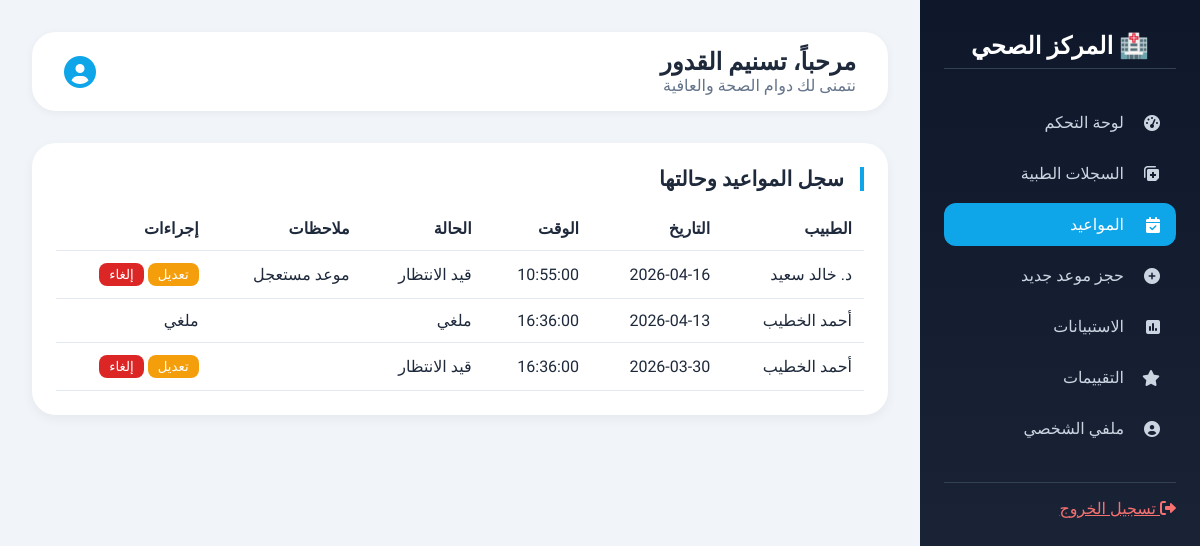
The page /Patient/patient_dashboard.php?page=appointments (signed in) on the database its author committed.
### tables this page shows
CREATE TABLE `appointments` (
  `id` int NOT NULL,
  `patient_id` int NOT NULL,
  `doctor_name` varchar(100) NOT NULL,
  `appointment_date` date NOT NULL,
  `appointment_time` time NOT NULL,
  `status` enum('pending','confirmed','cancelled','completed') DEFAULT 'pending',
  `notes` text,
  `created_at` timestamp NOT NULL DEFAULT CURRENT_TIMESTAMP
);

### patient/modules/appointments.php (the view, shortened to what this page needs)
<div class="card" style="background: white; border-radius: 24px; padding: 1.5rem; box-shadow: 0 4px 12px rgba(0,0,0,0.05);">
    <h3 class="card-title" style="font-size: 1.3rem; margin-bottom: 1rem; border-right: 4px solid #0ea5e9; padding-right: 1rem;">سجل المواعيد وحالتها</h3>
    <?php if (empty($appointments_list)): ?>
        <p>لا توجد مواعيد مسجلة.</p>
    <?php else: ?>
        <div style="overflow-x: auto;">
            <table style="width: 100%; border-collapse: collapse;">
                <thead>
                    <tr><th style="padding: 12px; text-align: right; border-bottom: 1px solid #e2e8f0;">الطبيب</th><th style="padding: 12px; text-align: right; border-bottom: 1px solid #e2e8f0;">التاريخ</th><th style="padding: 12px; text-align: right; border-bottom: 1px solid #e2e8f0;">الوقت</th><th style="padding: 12px; text-align: right; border-bottom: 1px solid #e2e8f0;">الحالة</th><th style="padding: 12px; text-align: right; border-bottom: 1px solid #e2e8f0;">ملاحظات</th><th style="padding: 12px; text-align: right; border-bottom: 1px solid #e2e8f0;">إجراءات</th></tr>
                </thead>
                <tbody>
                    <?php foreach ($appointments_list as $app): ?>
                    <tr>
                        <td style="padding: 12px; border-bottom: 1px solid #e2e8f0;"><?= htmlspecialchars($app['doctor_name']) ?></td>
                        <td style="padding: 12px; border-bottom: 1px solid #e2e8f0;"><?= htmlspecialchars($app['appointment_date']) ?></td>
                        <td style="padding: 12px; border-bottom: 1px solid #e2e8f0;"><?= htmlspecialchars($app['appointment_time']) ?></td>
                        <td style="padding: 12px; border-bottom: 1px solid #e2e8f0;" class="status-<?= $app['status'] ?>"><?= ['pending'=>'قيد الانتظار', 'confirmed'=>'مؤكد', 'cancelled'=>'ملغي', 'completed'=>'مكتمل'][$app['status']] ?? $app['status'] ?></td>
                        <td style="padding: 12px; border-bottom: 1px solid #e2e8f0;"><?= htmlspecialchars($app['notes']) ?></td>
                        <td style="padding: 12px; border-bottom: 1px solid #e2e8f0;">
                            <?php if ($app['status'] != 'cancelled'): ?>
                                <button onclick="editAppointment(<?= $app['id'] ?>, '<?= $app['appointment_date'] ?>', '<?= $app['appointment_time'] ?>', '<?= addslashes($app['notes']) ?>')" style="background:#f59e0b; color:white; border:none; padding:4px 10px; border-radius:8px;">تعديل</button>
                                <button onclick="cancelAppointment(<?= $app['id'] ?>)" style="background:#dc2626; color:white; border:none; padding:4px 10px; border-radius:8px;">إلغاء</button>
                            <?php else: ?>
                                <span>ملغي</span>
                            <?php endif; ?>
                        </td>
                    </tr>
                    <?php endforeach; ?>
                </tbody>
            </table>
        </div>
    <?php endif; ?>
</div>

### patient/patient_dashboard.php (style rules this page uses)
* { margin: 0; padding: 0; box-sizing: border-box; }
body { font-family: 'Tajawal', sans-serif; background: #f1f5f9; color: #1e293b; }

### rows shown on the page
appointments: doctor_name "د. خالد سعيد", appointment_date "2026-04-16", appointment_time "10:55:00", status "قيد الانتظار", notes "موعد مستعجل"
appointments: doctor_name "أحمد الخطيب", appointment_date "2026-04-13", appointment_time "16:36:00", status "ملغي"
appointments: doctor_name "أحمد الخطيب", appointment_date "2026-03-30", appointment_time "16:36:00", status "قيد الانتظار"

### other values the page prints
$patient_name "تسنيم القدور"
